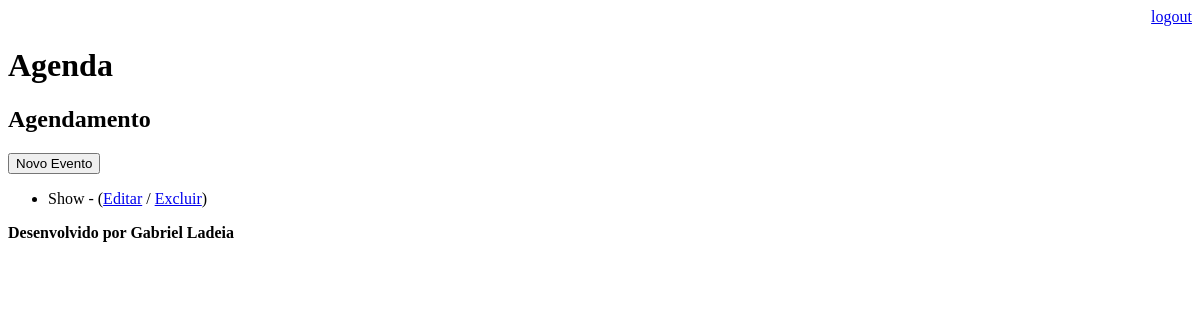
The page /agenda/ (signed in) on the database as committed earlier.
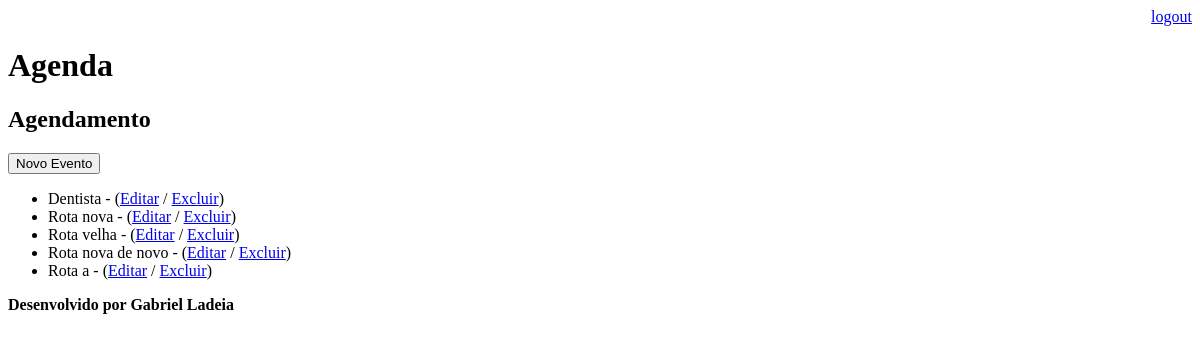
The same page on the database as committed later.
### core/models.py (models this page shows, shortened)
class Evento(models.Model):
    titulo = models.CharField(max_length=100)
    descricao = models.TextField(blank=True, null=True)
    data_event = models.DateTimeField()
    hora_criacao = models.DateTimeField(auto_now=True)
    usuario = models.ForeignKey(User, on_delete=models.CASCADE)
    class Meta:
        db_table = 'evento'

### core/views.py (the view)
# urls.py: path('agenda/', views.lista_eventos),
@login_required(login_url='/login/')
def lista_eventos(request):
    usuario = request.user
    eventos = Evento.objects.filter(usuario=usuario)
    data = {'eventos' : eventos}
    return render(request, 'agenda.html', data)

### templates/agenda.html
{% extends "model-page.html" %}
{% block content %}
    <h2>Agendamento</h2>
    <a href="evento/">
        <button type="button">Novo Evento</button>
    </a>
    <ul>
        {% for evento in eventos %}
            <li>
                {{ evento.titulo }} - {{ evento.get_data_event }}
                (<a href="evento/?id={{ evento.id }}">Editar</a> / <a href="evento/delete/{{ evento.id }}/"> Excluir</a>)
            </li>
        {% endfor %}
    </ul>
{% endblock %}

### templates/model-page.html (shortened to what this page needs)
<!DOCTYPE html>
<html lang="en">
<head>
    {% include "model-header.html" %}
</head>
<body>
    {% block content %} {% endblock %}
    {% include "model-footer.html" %}
</body>
</html>

### templates/model-header.html (shortened to what this page needs)
    <div align="right">
        <a href="/logout">logout</a>
    </div>
    <h1>Agenda</h1>

### templates/model-footer.html
<b> Desenvolvido por Gabriel Ladeia </b>

Rows that differ between the two databases and show on the page:
removed Evento: titulo "Show"
added Evento: titulo "Dentista"
added Evento: titulo "Rota nova"
added Evento: titulo "Rota velha"
added Evento: titulo "Rota nova de novo"
added Evento: titulo "Rota a"
